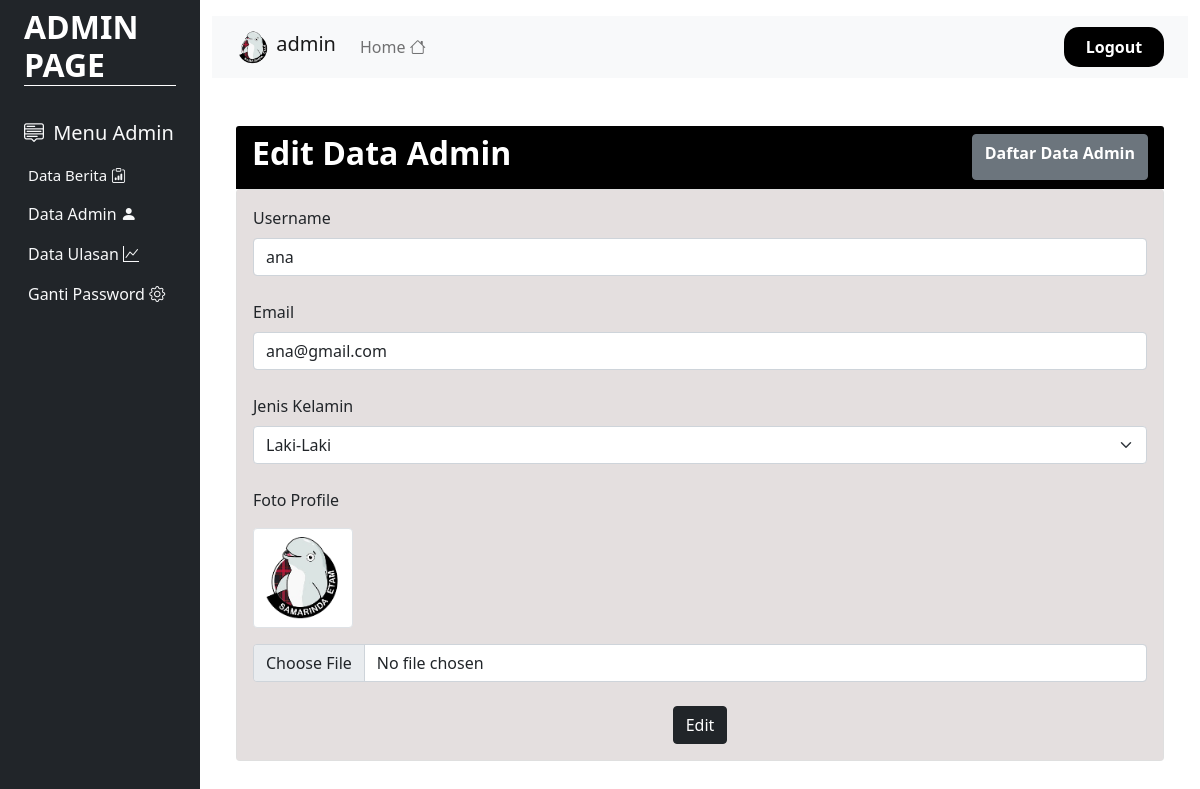
The page /admin/editadminpage.php?id=2 (signed in) on the database its author committed.
### tables this page shows
CREATE TABLE `user` (
  `id_user` int(11) NOT NULL,
  `username` varchar(50) NOT NULL,
  `email` varchar(50) NOT NULL,
  `password` varchar(50) NOT NULL,
  `thumbnail` varchar(25) NOT NULL DEFAULT 'logo.png',
  `role` enum('admin','user','reviewer') NOT NULL DEFAULT 'user',
  `jeniskelamin` varchar(255) DEFAULT NULL
);

### admin/editadminpage.php (the view, shortened to what this page needs)
<?php
include "header.php";
?>
<div class="col py-3">
    <nav class="navbar navbar-expand-lg navbar-light bg-light">
        <div class="container-fluid">
            <a class="navbar-brand">
                <img src="../assets/profile/<?= $data['thumbnail'] ?>" style="width :35px; height:35px; border-radius:50%;" class="d-inline-block align-text-top">
                <?= $data['username'] ?>
            </a>
            <div class="collapse navbar-collapse" id="navbarNav">
                <ul class="navbar-nav">
                    <li class="nav-item">
                        <a class="nav-link" href="indexadmin.php">Home <i class="bi bi-house"></i></a>
                    </li>
                </ul>
                <ul class="navbar-nav ms-auto">
                    <li class="nav-item" style="width:100px; background-color:black; text-align:center; border-radius:15px;">
                        <a class="nav-link active fw-bold" aria-current="page" href="../logout.php" style="color:white;">Logout</a>
                    </li>
                </ul>
            </div>
        </div>
    </nav>
    <?php
    if (isset($_GET['id'])) {
        $id = $_GET['id'];
        $query = mysqli_query($koneksi, "SELECT * FROM user WHERE
id_user='$id'");
        $data = mysqli_fetch_array($query);
    ?>
        <div class="container my-5">
            <div class="row">
                <div class="col-md-12">
                    <div class="card border-0">
                        <div class="card-header" style="background-color:black;">
                            <div class="d-flex justify-content-between">
                                <h2 class="fw-bold text-white">Edit Data Admin</h2>
                                <a href="menudataadminpage.php" class="btn btn-secondary fw-bold">Daftar Data Admin</a>
                            </div>
                        </div>
                        <div class="card">
                            <div class="card-body" style="background-color:#e4dfdf;">
                                <form action="editproccessadmin.php" method="post" enctype="multipart/form-data">
                                    <div class="mb-4">
                                        <label for="username" class="form-label">Username</label>
                                        <input type="text" name="username" id="username" class="form-control" value="<?= $data['username'] ?>">
                                    </div>
                                    <div class="mb-4">
                                        <label for="email" class="form-label">Email</label>
                                        <input type="email" name="email" id="email" class="form-control" value="<?= $data['email'] ?>">
                                    </div>
                                    <div class="mb-4">
                                        <label for="jeniskelamin" class="form-label">Jenis Kelamin</label>
                                        <select name="jeniskelamin" id="jeniskelamin" class="form-select">
                                            <option value="Laki-Laki" <?= $data['jeniskelamin'] == "Laki-Laki" ? "Selected" : "" ?>>Laki-Laki</option>
                                        </select>
                                    </div>
                                    <div class="mb-4">
                                        <label for="thumbnail" class="Thumbnail">Foto Profile</label>
                                        <br>
                                        <img src="../assets/profile/<?= $data['thumbnail'] ?>" class="img-fluid img-thumbnail my-3" width="100">
                                        <input type="file" name="thumbnail" id="thumbnail" class="form-control">
                                    </div>
                                    <div class="text-center">
                                        <button type="submit" name="edit" class="btn btn-dark">Edit</button>
                                    </div>
                                </form>
                            </div>
                        </div>
                    </div>
                </div>
            </div>
        </div>
</div>
</body>
</html>
<?php
    }
?>

### admin/header.php (style rules this page uses)
.card-header { background-color: black; }
.card-body { background-color: #e4dfdf; }

### rows shown on the page
user: thumbnail (picture), username "admin"
user: username "ana", email "ana@gmail.com", thumbnail (picture)
